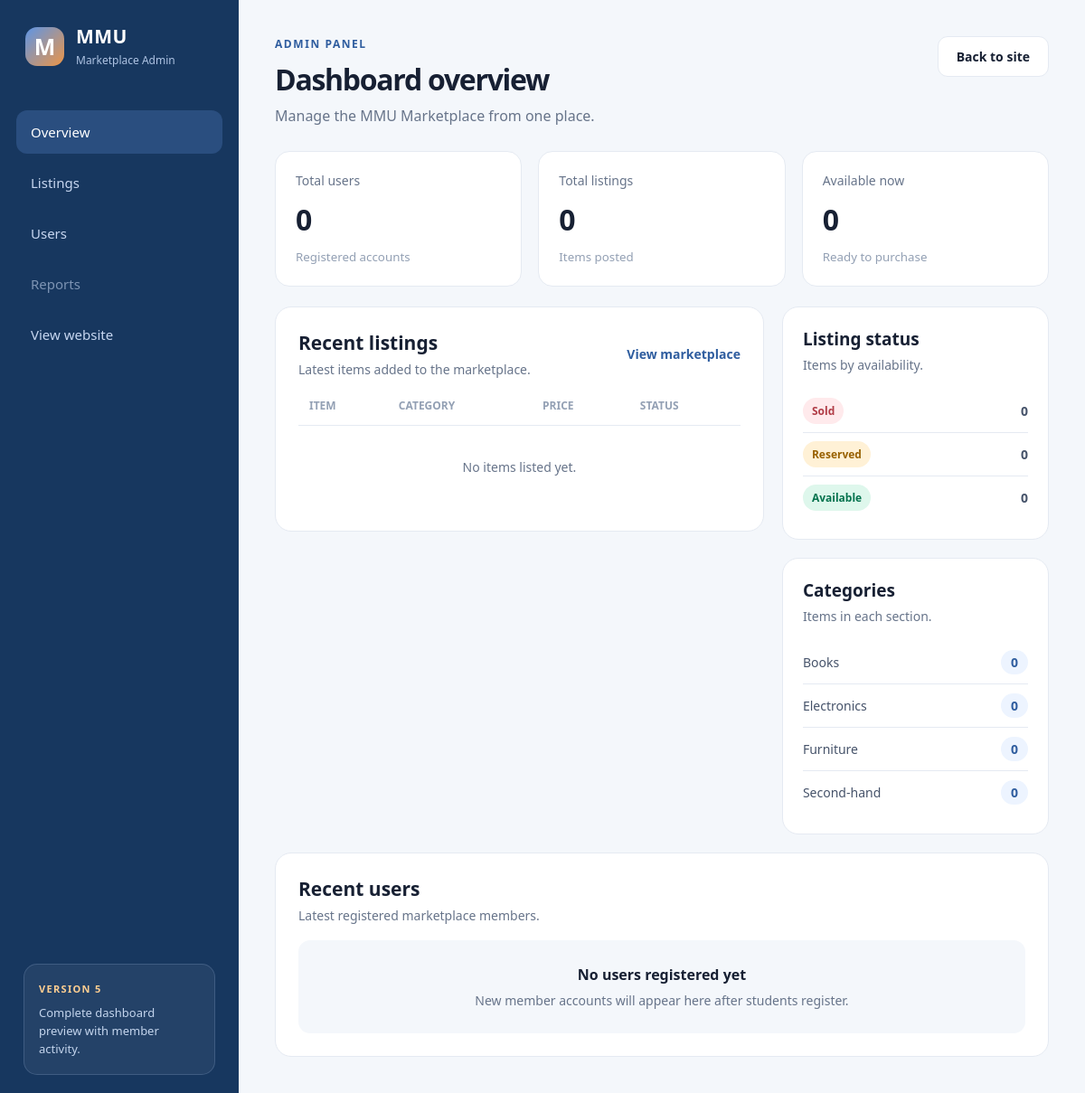
/admin, run on an earlier commit of the app's database.
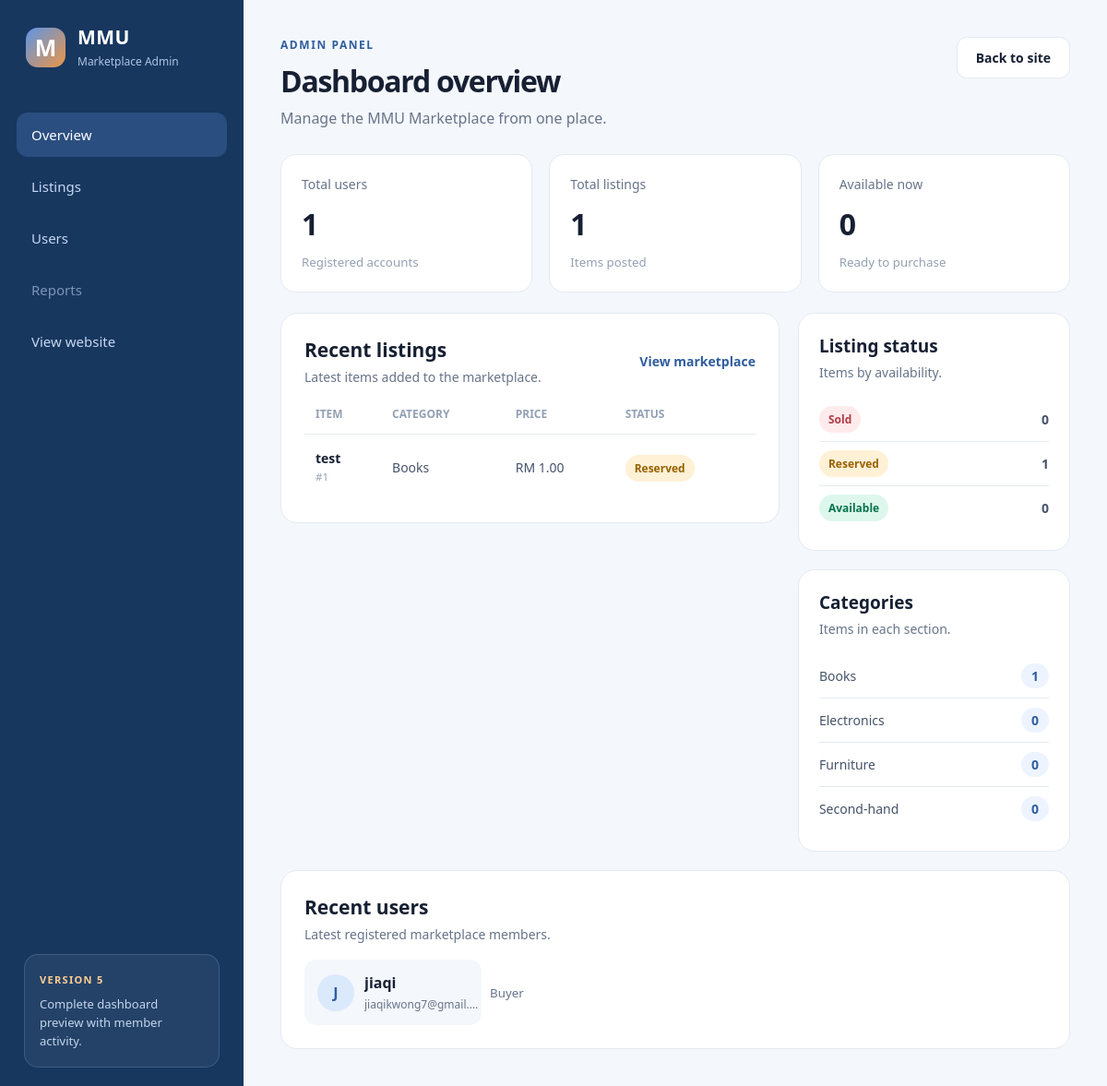
And on a later commit of the database.
### tables this page shows
CREATE TABLE status(
                   id INTEGER PRIMARY KEY AUTOINCREMENT,
                   condition TEXT NOT NULL UNIQUE
                   
                   );

CREATE TABLE category(
                   id INTEGER PRIMARY KEY AUTOINCREMENT,
                   name TEXT NOT NULL UNIQUE
                   
                   );

CREATE TABLE item(
                   id INTEGER PRIMARY KEY AUTOINCREMENT,
                   title TEXT NOT NULL,
                   description TEXT NOT NULL,
                   category_id INTEGER NOT NULL,
                   status_id INTEGER NOT NULL,
                   condition_id INTEGER,
                   price REAL NOT NULL, image TEXT,
                   FOREIGN KEY(category_id) REFERENCES category(id),
                   FOREIGN KEY(status_id) REFERENCES status(id),
                   FOREIGN KEY(condition_id) REFERENCES item_condition(id)
                   );

CREATE TABLE user(
                id INTEGER PRIMARY KEY AUTOINCREMENT,
                email TEXT NOT NULL UNIQUE,
                username TEXT NOT NULL,
                password TEXT NOT NULL,
                gender TEXT NOT NULL,
                role TEXT NOT NULL
                );

### app.py (the view)
@app.route("/admin")
def admin_dashboard():
    connect = sqlite3.connect("database.db")
    cursor = connect.cursor()
    cursor.execute("SELECT COUNT(*) FROM user")
    total_users = cursor.fetchone()[0]
    cursor.execute("SELECT COUNT(*) FROM item")
    total_listings = cursor.fetchone()[0]
    cursor.execute("""
        SELECT COUNT(*)
        FROM item
        JOIN status ON item.status_id = status.id
        WHERE status.condition = 'Available'
    """)
    available_listings = cursor.fetchone()[0]
    cursor.execute("""
        SELECT item.id, item.title, item.price, category.name, status.condition
        FROM item
        JOIN category ON item.category_id = category.id
        JOIN status ON item.status_id = status.id
        ORDER BY item.id DESC
        LIMIT 5
    """)
    recent_items = cursor.fetchall()
    cursor.execute("""
        SELECT status.condition, COUNT(item.id)
        FROM status
        LEFT JOIN item ON item.status_id = status.id
        GROUP BY status.id, status.condition
        ORDER BY status.id
    """)
    status_summary = cursor.fetchall()
    cursor.execute("""
        SELECT category.name, COUNT(item.id)
        FROM category
        LEFT JOIN item ON item.category_id = category.id
        GROUP BY category.id, category.name
        ORDER BY category.name
    """)
    category_summary = cursor.fetchall()
    cursor.execute("""
        SELECT username, email, role
        FROM user
        ORDER BY id DESC
        LIMIT 6
    """)
    recent_users = cursor.fetchall()
    connect.close()
    stats = {
        "total_users": total_users,
        "total_listings": total_listings,
        "available_listings": available_listings
    }
    return render_template("admin.html",
                           stats=stats,
                           recent_items=recent_items,
                           status_summary=status_summary,
                           category_summary=category_summary,
                           recent_users=recent_users)

### templates/admin.html (shortened to what this page needs)
<!DOCTYPE html>
<html lang="en">
<head>
    <link rel="stylesheet" href="{{ url_for('static', filename='css/admin.css') }}">
</head>
<body class="admin-body">
    <div class="admin-layout">
        <aside class="admin-sidebar">
            <a class="admin-brand" href="{{ url_for('home') }}">
                <span class="brand-mark">M</span>
                <span>
                    <strong>MMU</strong>
                    <small>Marketplace Admin</small>
                </span>
            </a>
            <nav class="admin-nav" aria-label="Admin navigation">
                <a class="active" href="{{ url_for('admin_dashboard') }}">Overview</a>
                <a href="{{ url_for('marketplace') }}">Listings</a>
                <a href="#recent-users">Users</a>
                <span class="disabled">Reports</span>
                <a href="{{ url_for('home') }}">View website</a>
            </nav>
            <section class="preview-note">
                <p class="preview-label">Version 5</p>
                <p>Complete dashboard preview with member activity.</p>
            </section>
        </aside>
        <main class="admin-main">
            <header class="dashboard-header">
                <div>
                    <p class="eyebrow">ADMIN PANEL</p>
                    <h1>Dashboard overview</h1>
                    <p class="dashboard-subtitle">Manage the MMU Marketplace from one place.</p>
                </div>
                <a class="button" href="{{ url_for('home') }}">Back to site</a>
            </header>
            <section class="stat-grid" aria-label="Marketplace statistics">
                <article class="stat-card">
                    <p>Total users</p>
                    <strong>{{ stats.total_users }}</strong>
                    <small>Registered accounts</small>
                </article>
                <article class="stat-card">
                    <p>Total listings</p>
                    <strong>{{ stats.total_listings }}</strong>
                    <small>Items posted</small>
                </article>
                <article class="stat-card">
                    <p>Available now</p>
                    <strong>{{ stats.available_listings }}</strong>
                    <small>Ready to purchase</small>
                </article>
            </section>
            <div class="dashboard-columns">
                <section class="listings-panel">
                    <div class="panel-heading">
                        <div>
                            <h2>Recent listings</h2>
                            <p>Latest items added to the marketplace.</p>
                        </div>
                        <a href="{{ url_for('marketplace') }}">View marketplace</a>
                    </div>
                    <div class="table-wrap">
                        <table class="listing-table">
                            <thead>
                                <tr>
                                    <th>Item</th>
                                    <th>Category</th>
                                    <th>Price</th>
                                    <th>Status</th>
                                </tr>
                            </thead>
                            <tbody>
                                {% for item_id, title, price, category, status in recent_items %}
                                <tr>
                                    <td>
                                        <strong>{{ title }}</strong>
                                        <small>#{{ item_id }}</small>
                                    </td>
                                    <td>{{ category }}</td>
                                    <td>RM {{ "%.2f" | format(price) }}</td>
                                    <td><span class="status status-{{ status | lower }}">{{ status }}</span></td>
                                </tr>
                                {% else %}
                                <tr class="empty-row">
                                    <td colspan="4">No items listed yet.</td>
                                </tr>
                                {% endfor %}
                            </tbody>
                        </table>
                    </div>
                </section>
                <div class="summary-panels">
                    <section class="summary-panel">
                        <div class="panel-heading small">
                            <div>
                                <h2>Listing status</h2>
                                <p>Items by availability.</p>
                            </div>
                        </div>
                        <div class="summary-list">
                            {% for status, count in status_summary %}
                            <div>
                                <span class="status status-{{ status | lower }}">{{ status }}</span>
                                <strong>{{ count }}</strong>
                            </div>
                            {% endfor %}
                        </div>
                    </section>
                    <section class="summary-panel">
                        <div class="panel-heading small">
                            <div>
                                <h2>Categories</h2>
                                <p>Items in each section.</p>
                            </div>
                        </div>
                        <div class="category-list">
                            {% for category, count in category_summary %}
                            <div>
                                <span>{{ category }}</span>
                                <strong>{{ count }}</strong>
                            </div>
                            {% endfor %}
                        </div>
                    </section>
                </div>
            </div>
            <section class="users-panel" id="recent-users">
                <div class="panel-heading">
                    <div>
                        <h2>Recent users</h2>
                        <p>Latest registered marketplace members.</p>
                    </div>
                </div>
                {% if recent_users %}
                <div class="user-grid">
                    {% for username, email, role in recent_users %}
                    <article class="user-card">
                        <span class="user-avatar">{{ username[0] | upper }}</span>
                        <div>
                            <strong>{{ username }}</strong>
                            <p>{{ email }}</p>
                        </div>
                        <small>{{ role }}</small>
                    </article>
                    {% endfor %}
                </div>
                {% else %}
                <div class="user-empty">
                    <strong>No users registered yet</strong>
                    <p>New member accounts will appear here after students register.</p>
                </div>
                {% endif %}
            </section>
        </main>
    </div>
</body>
</html>

What changed in the data, as far as the page shows it:
added item: title "test", id "1", name "Books", price "1.00", condition "Reserved"
computed for status "Reserved": count "0" → "1"
computed for category "Books": count "0" → "1"
added user: username "J", username "jiaqi", email "jiaqikwong7@gmail.…", role "Buyer"
Also different on the page:
{{ stats.total_users }}: "0" → "1"
{{ stats.total_listings }}: "0" → "1"
text no longer shown: "No items listed yet. No users registered yet New member accounts will appear here after students register."
